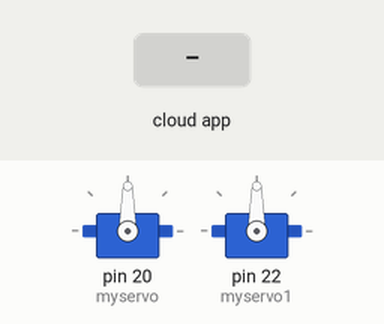
A sketch run on a simulated Arduino Mega 2560, built with avr-gcc and run on an emulated ATmega2560. Shown: 2 × servo. The inputs (shaded band) are chosen by the test bench. The ROS host is connected and sends only what is stated.

Above: at 1.2 s.
1.3 s: the phone or cloud app sets servo to 0
At 1.45 s:
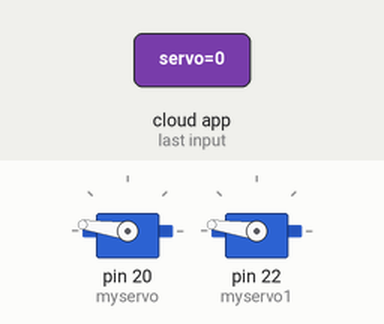
At 2.05 s:
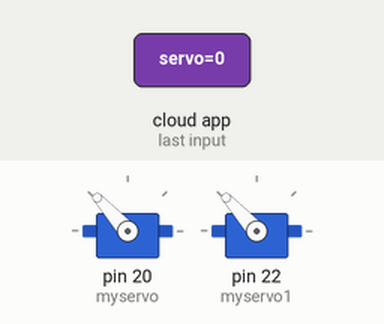
Timing chart, 0 to 4.3 s (numbered marks = the images above; inputs shaded):
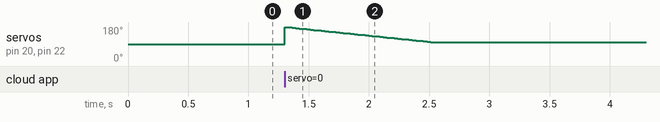

The sketch:

Servo_motor_teensy.ino
```cpp
#define USE_USBCON
#if (ARDUINO >= 100)
 #include <Arduino.h>
#else
 #include <WProgram.h>
#endif

#include <Servo.h>
#include <ros.h>
#include <std_msgs/UInt16.h>

ros::NodeHandle  nh;
int opens = 180; // opens to an angle of 180
int closed = 100; // closes to an angle of 100

Servo myservo;
Servo myservo1;

//Callback function, if the topic data is 1(unlatch) then the servo motor opens.
void servo_cb( const std_msgs::UInt16& cmd_msg){

  if ( cmd_msg.data == 1) //openning
  {
    for(int pos = closed; pos <= opens; pos += 1)// loop for speed controlfrom 180 to 100, or else the gears don't mesh well due to high speed.
    {
    myservo.write(pos);
    myservo1.write(pos);
    delay(15);
    if(pos == opens) // if the opening position is reached,break from the loop
      {
      break;
      }
    }
  }


  else if (cmd_msg.data == 0)//closing
  {
     for(int pos = opens; pos >= closed; pos -= 1) //loop for closing from 180 to 100
     {
       myservo.write(pos);
       myservo1.write(pos);
       delay(15);
       if(pos == closed) // if the closing position is reached, break from the loop
        {
          break;
        }
     }
  }

                                                 }


ros::Subscriber<std_msgs::UInt16> sub("servo", servo_cb); // subscribe to the topic servo which publlishes 1(open) or 0(closed).

void setup(){

  Serial.begin(115200);
  nh.initNode();

  //pin layout for Teensy 3.2 (https://www.pjrc.com/teensy/pinout.html)
  myservo.attach(20); //attach it to pin 20 of Teesny
  myservo1.attach(22); //attach it to pin 22 of Teensy


}

void loop(){

  nh.subscribe(sub);
  nh.spinOnce();
  delay(1);    //changing the delay value gives error " Unable to sync with device; possible link problem or
                   //  link software version mismatch such as hydro rosserial_python with groovy Arduino"
           }


/* Instructions for running
 *  Publish a topic 'servo' with data 1(open) or 0(close)
 *  RUN:  rosrun rosserial_arduino serial_node.py _port:=/dev/ttyACM0 _baud:=115200 ( make sure the port is correct).
 */
```
